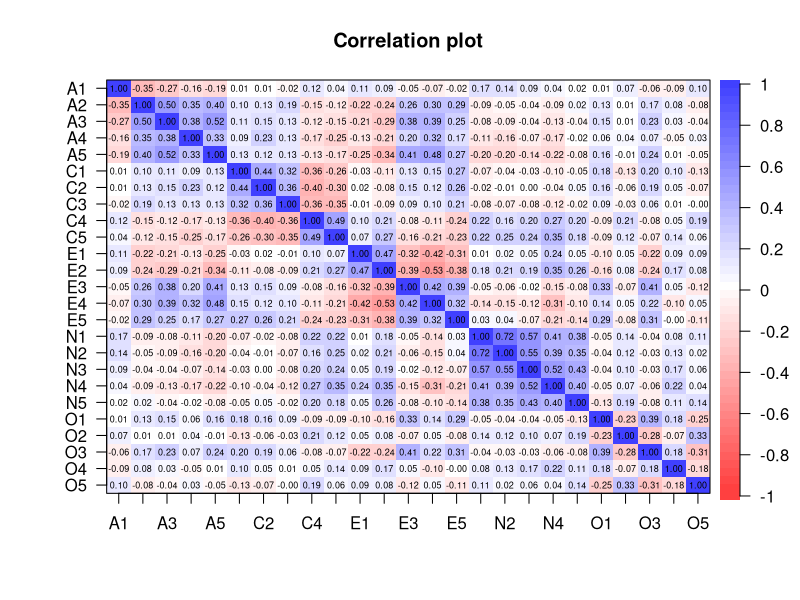
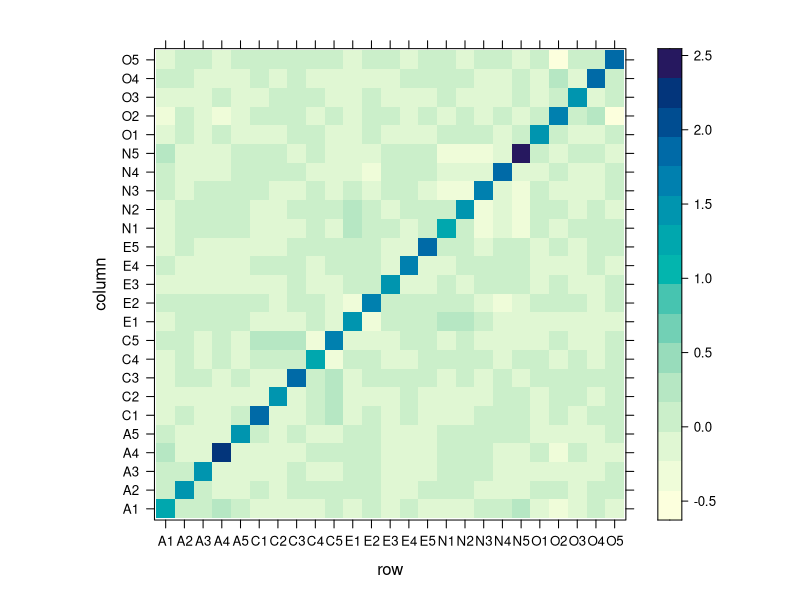
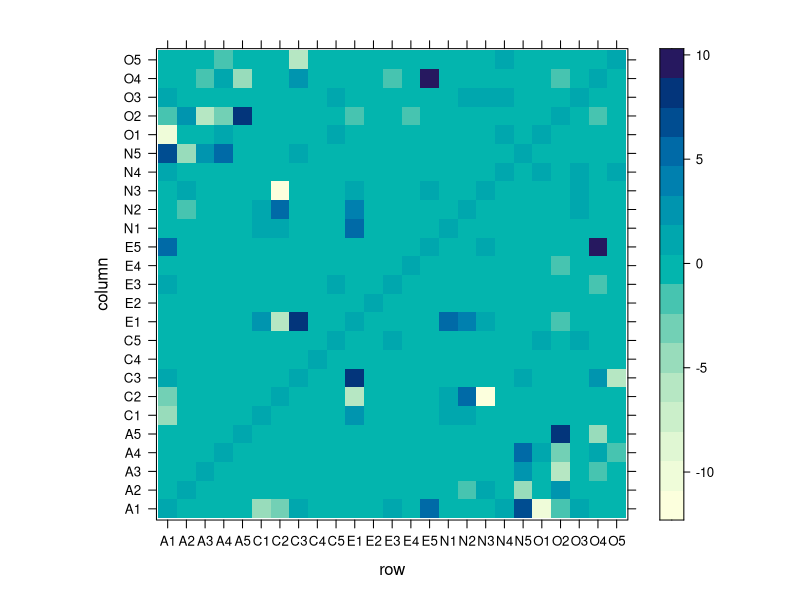
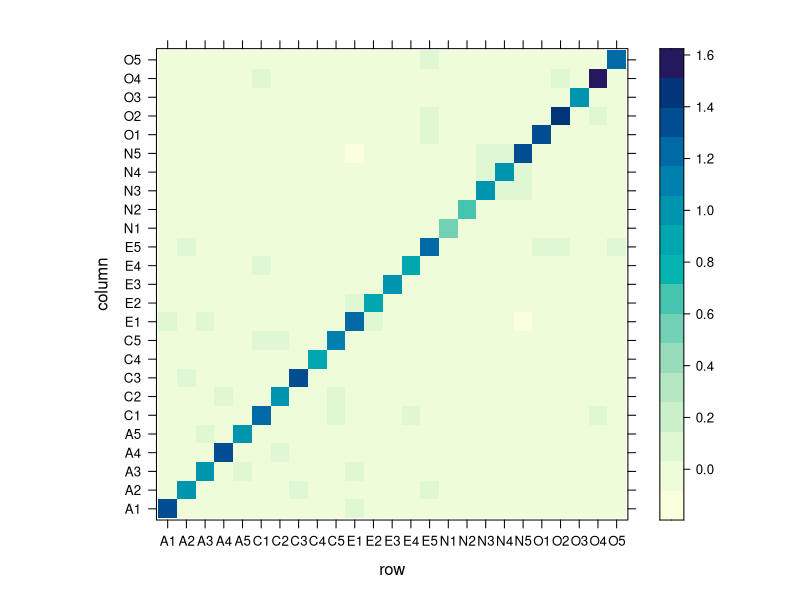
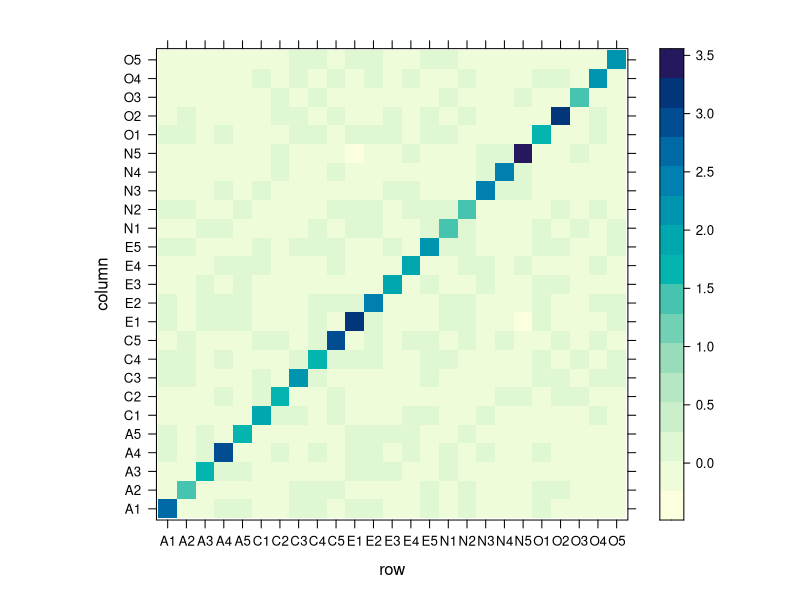
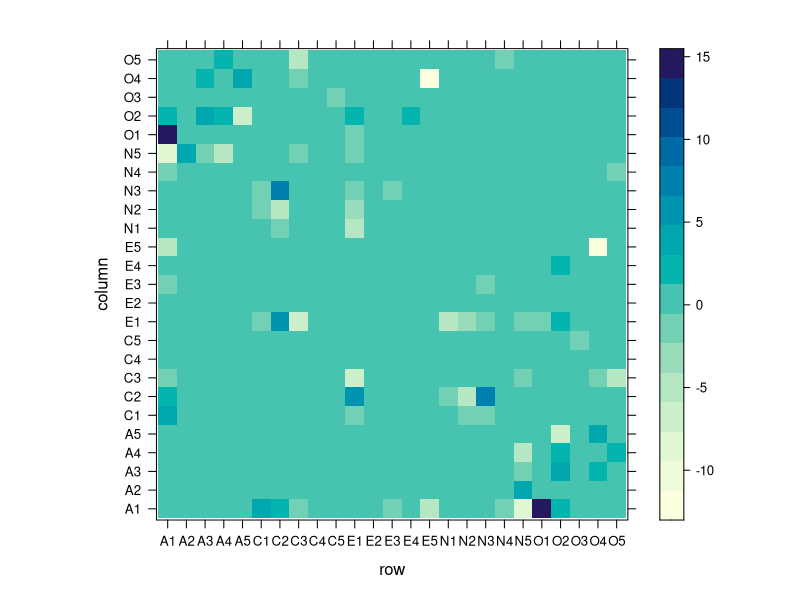
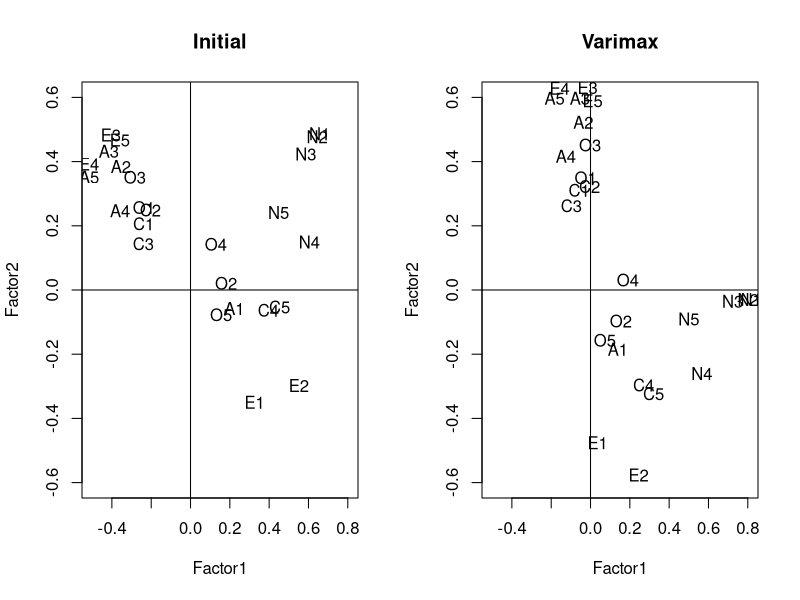
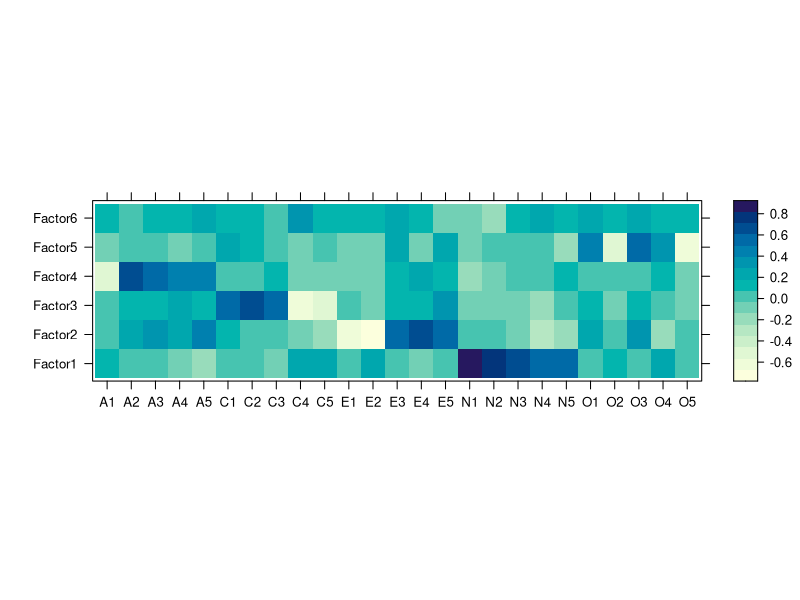

The R script that drew these images, in order:
## ---- chunk 1
knitr::opts_chunk$set(cache=TRUE)
## ---- chunk 2
library(psych)

dim(bfi)
tail(names(bfi), n = 3)
## ---- chunk 3
library(tidyverse)

# Remove demographic variable and keep complete data
data <- bfi %>% 
  select(-gender, -education, -age) %>% 
  filter(complete.cases(.))
## ---- chunk 4
cor.plot(cor(data))
## ---- chunk 5
decomp <- prcomp(data)
summary(decomp)$importance[,1:3]

cum_prop <- decomp %>% 
  summary %>% 
  .[["importance"]] %>% 
  .["Cumulative Proportion",]

which(cum_prop > 0.8)[1]
## ---- chunk 6
Lhat <- decomp$rotation[,1:14] %*% 
  diag(decomp$sdev[1:14])
Psi_hat <- diag(cov(data) - tcrossprod(Lhat))
## ---- chunk 7
# Sum squared error
sum((cov(data) - tcrossprod(Lhat) - diag(Psi_hat))^2)
# Compare to the total variance
sum(diag(cov(data)))

# Our FA model explains:
sum(colSums(Lhat^2)/sum(diag(cov(data))))
## ---- chunk 8
(m <- sum(eigen(cor(data))$values > 1))

Lhat <- decomp$rotation[,seq_len(m)] %*% 
  diag(decomp$sdev[seq_len(m)])
Psi_hat <- diag(cov(data) - tcrossprod(Lhat))

# Sum squared error
sum((cov(data) - tcrossprod(Lhat) - diag(Psi_hat))^2)
# Compare to the total variance
sum(diag(cov(data)))
## ---- chunk 9
# Our FA model explains:
sum(colSums(Lhat^2)/sum(diag(cov(data))))
## ---- chunk 10
# We can also  visualize the fit
Sn <- cov(data)
Sn_fit <- tcrossprod(Lhat) - diag(Psi_hat)

library(lattice)
levelplot(Sn - Sn_fit)
## ---- chunk 11
# Or if you prefer % difference
levelplot((Sn - Sn_fit)/Sn)
## ---- chunk 12
# CAREFUL: uses correlation matrix
fa_decomp <- factanal(data, factors = m,
                      rotation = 'none')

# Uniquenesses are the diagonal elements 
# of the matrix Psi
Psi_mle <- fa_decomp$uniquenesses
Lmle <- fa_decomp$loadings
## ---- chunk 13
# We get an estimate of the correlation
R_mle <- tcrossprod(Lmle) - diag(Psi_mle)

sum((cor(data) - R_mle)^2)

# Our FA model explains:
sum(colSums(Lmle^2)/ncol(data))
## ---- chunk 14
levelplot(cor(data) - R_mle)
## ---- chunk 15
# To factor the covariance matrix
# Use psych::fa
fa_decomp <- psych::fa(data, nfactors = m,
                       rotate = "none",
                       covar = TRUE,
                       fm = "ml")

# Extract estimates
Psi_mle <- fa_decomp$uniquenesses
Lmle <- fa_decomp$loadings
## ---- chunk 16
# We get an estimate of the covariance
Sn_mle <- tcrossprod(Lmle) - diag(Psi_mle)

sum((Sn - Sn_mle)^2)

# Our FA model explains:
sum(colSums(Lmle^2)/sum(diag(Sn)))
## ---- chunk 17
levelplot(Sn - Sn_mle)
## ---- chunk 18
# Compare MLE with PC estimate
levelplot((Sn_fit - Sn_mle)/Sn)
## ---- chunk 19
# Let's start with m=2 for visualization
fa_decomp <- factanal(data, factors = 2,
                      rotation = 'none')

initial_loadings <- fa_decomp$loadings
varimax_loadings <- varimax(initial_loadings)
## ---- chunk 20
par(mfrow = c(1, 2))

plot(initial_loadings, type = 'n',
     xlim = c(-0.5, 0.8),
     ylim = c(-0.6, 0.6),
     main = "Initial")
text(initial_loadings, label = rownames(initial_loadings))
abline(h = 0, v = 0)

plot(varimax_loadings$loadings, type = 'n',
     xlim = c(-0.5, 0.8),
     ylim = c(-0.6, 0.6),
     main = "Varimax")
text(varimax_loadings$loadings, 
     label = rownames(varimax_loadings$loadings))
abline(h = 0, v = 0)

par(mfrow = c(1,1))
## ---- chunk 21
# You can extract the matrix T
varimax_loadings$rotmat

# We can also get the angle of rotation
acos(varimax_loadings$rotmat[1,1])
## ---- chunk 22
# In more dimensions
fa_decomp <- factanal(data, factors = m,
                      rotation = 'varimax')

levelplot(unclass(fa_decomp$loadings),
          xlab = "", ylab = "")
